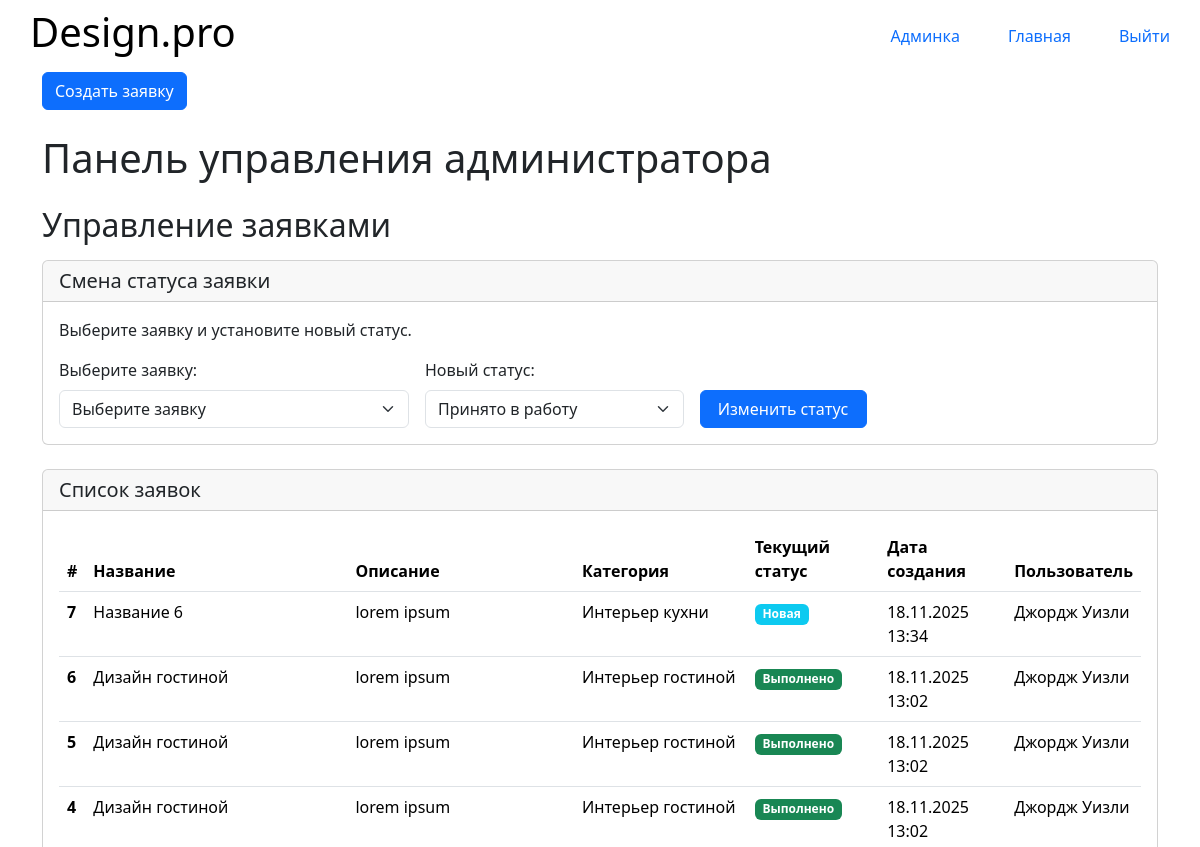
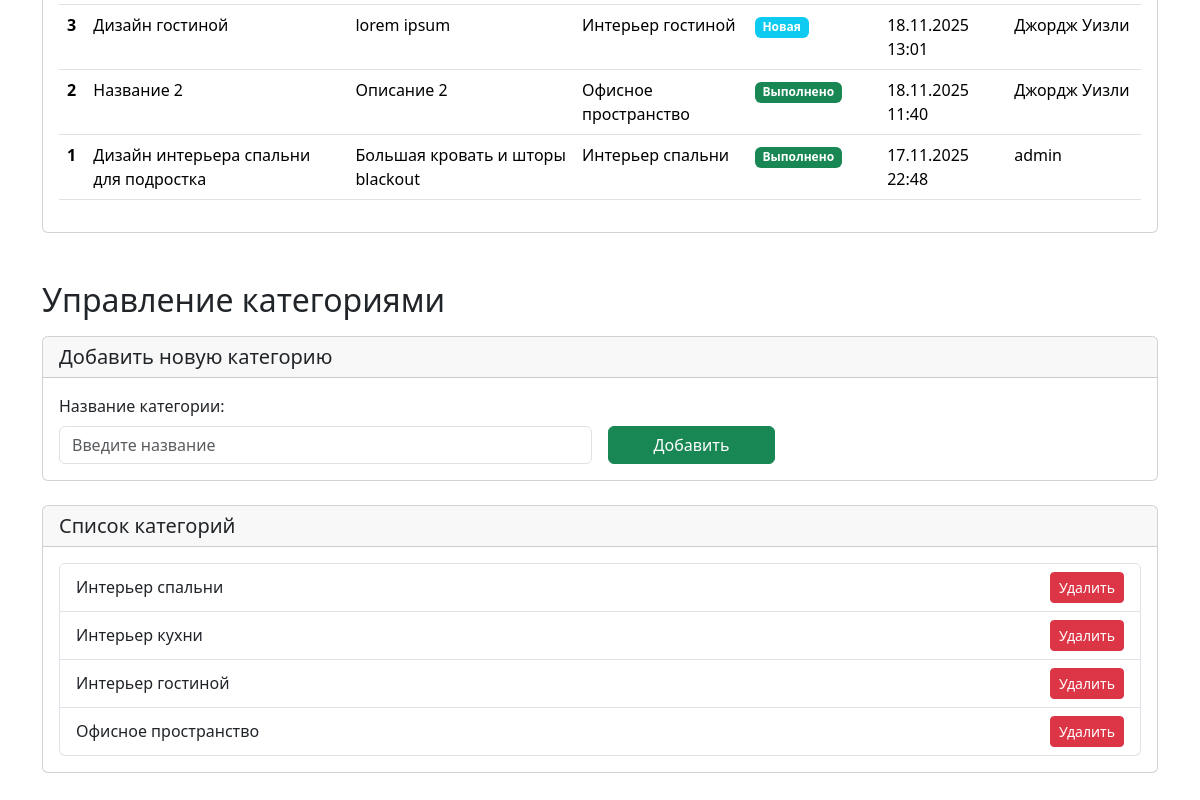
/catalog/admin-panel/ (signed in), run on an earlier commit of the app's database (2 pictures, top to bottom).
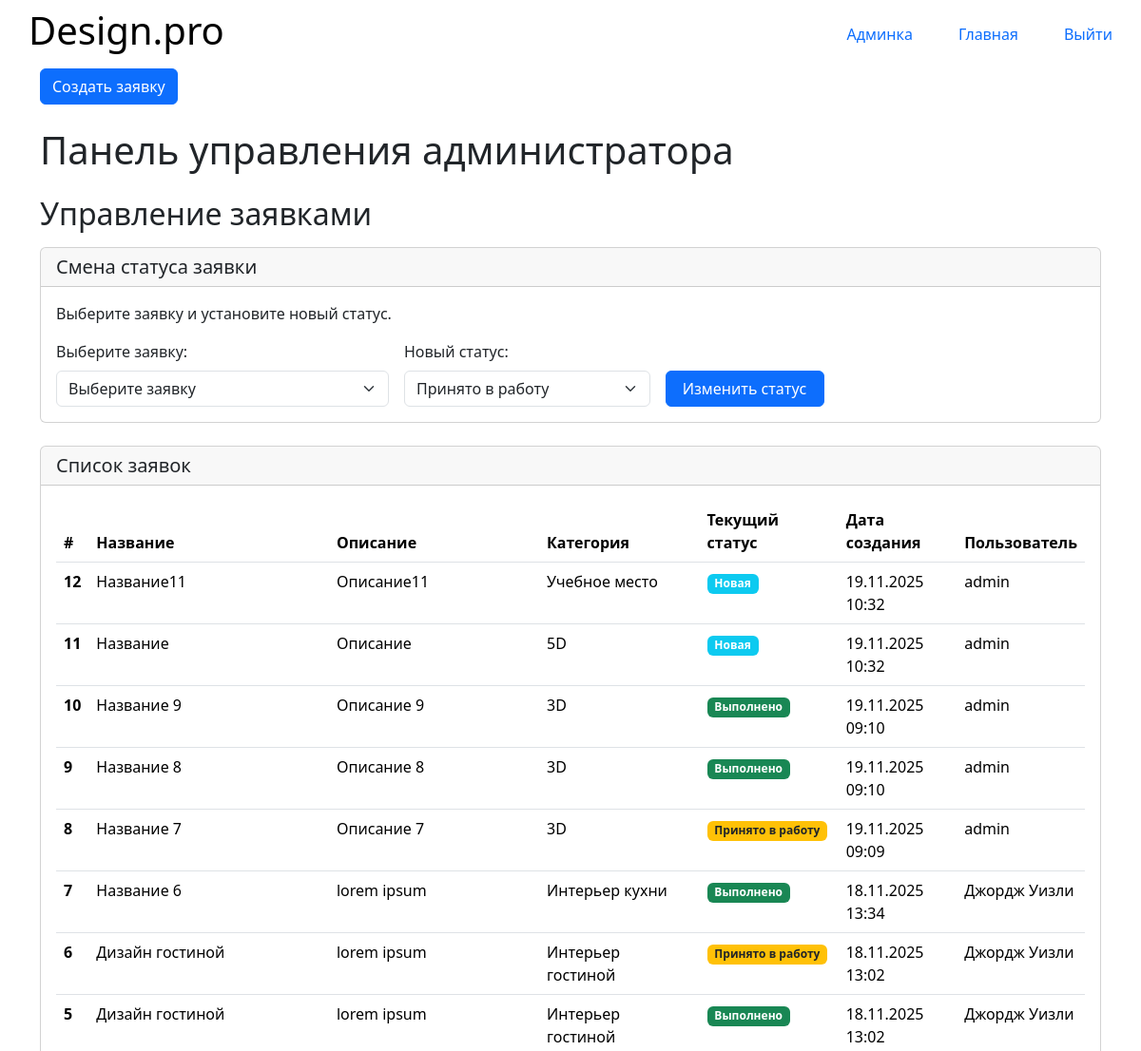
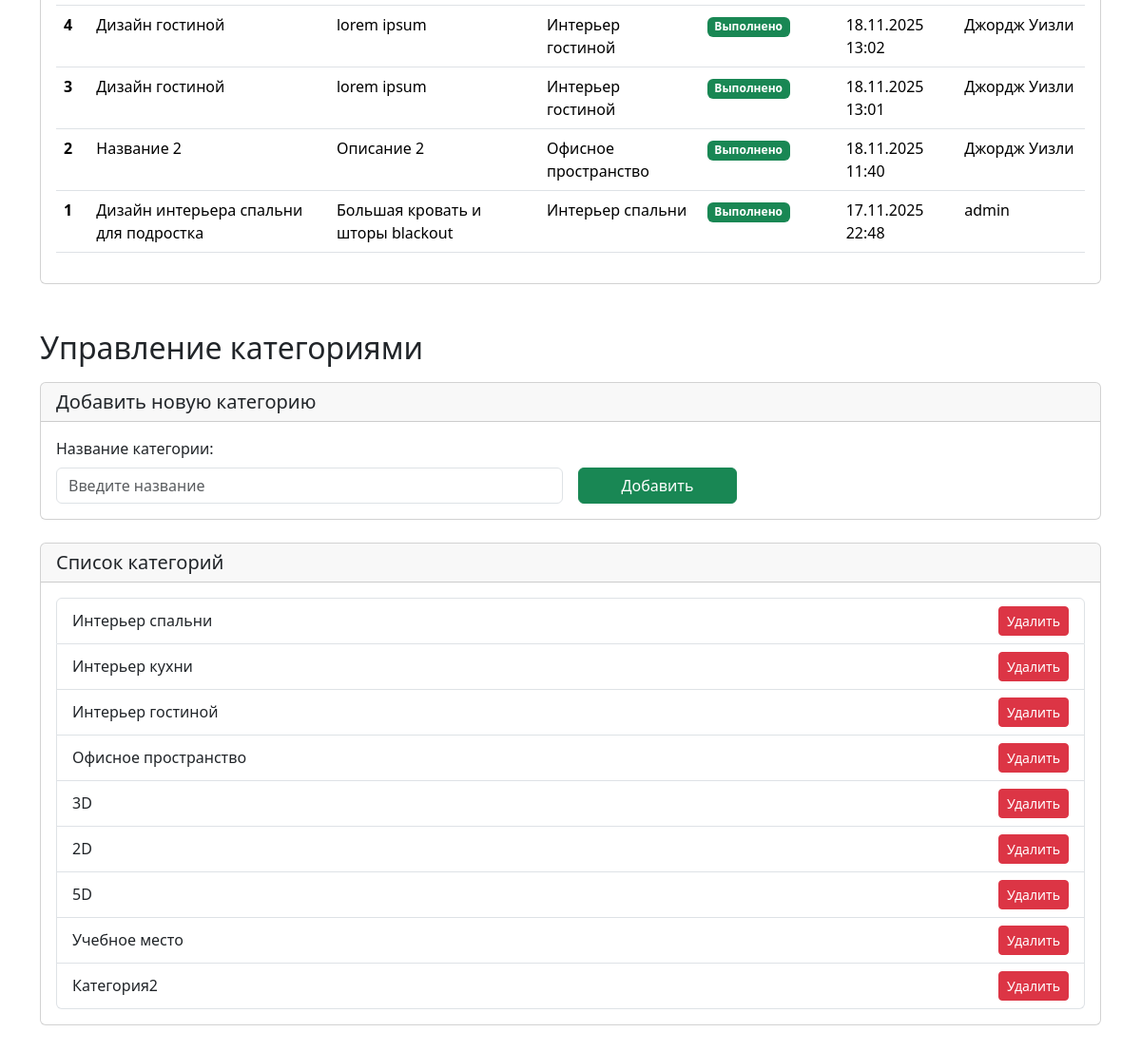
And on a later commit of the database (2 pictures, top to bottom).
### catalog/models.py (models this page shows, shortened)
class Application(models.Model):
    STATUS_CHOICES = [
        ('new', 'Новая'),
        ('in_progress', 'Принято в работу'),
        ('completed', 'Выполнено'),
    ]
    title = models.CharField(verbose_name="Название")
    description = models.TextField()
    category = models.ForeignKey(Category, on_delete=models.SET_NULL, null=True)
    image = models.ImageField(upload_to='applications/', validators=[validate_image])
    status = models.CharField(choices=STATUS_CHOICES, default='new')
    created_at = models.DateTimeField(auto_now_add=True)
    user = models.ForeignKey(User, on_delete=models.CASCADE)

class Category(models.Model):
    name = models.CharField(help_text="Выберите категорию")

class User(AbstractUser):
    first_name = models.CharField(verbose_name='Имя', blank=False)
    last_name = models.CharField(verbose_name='Фамилия', blank=False)
    patronymic = models.CharField(verbose_name='Отчество', blank=False)
    username = models.CharField(verbose_name='Логин', unique=True, blank=False)
    email = models.CharField(verbose_name='Почта', unique=True, blank=False)
    password = models.CharField(verbose_name='Пароль', blank=False)
    USERNAME_FIELD = 'username'

### catalog/views.py (the view)
# urls.py: path('admin-panel/', views.AdminPanel.as_view(), name='admin_panel'),
class AdminPanel(LoginRequiredMixin, TemplateView):
    template_name = 'admin_panel.html'
    def dispatch(self, request, *args, **kwargs):
        if not is_admin(request.user):
            return redirect('index')
        return super().dispatch(request, *args, **kwargs)
    def get_context_data(self, **kwargs):
        context = super().get_context_data(**kwargs)
        context['applications'] = Application.objects.select_related('user', 'category').all().order_by('-created_at')
        context['categories'] = Category.objects.all()
        return context

### catalog/views.py (called while the page is built)
def is_admin(user):
    return user.is_staff

### catalog/templates/admin_panel.html (shortened to what the changed rows need)
{% extends "base.html" %}
{% load django_bootstrap5 %}
{% load static %}
{% block content %}
    <h1 class="my-4">Панель управления администратора</h1>
    <section class="mb-5">
        <h2 class="mb-3">Управление заявками</h2>
        <div class="card mt-4">
            <div class="card-body">
                {% if applications %}
                    <div class="table-responsive">
                        <table class="table table-hover">
                            <thead>
                                <tr>
                                    <th scope="col">#</th>
                                    <th scope="col">Название</th>
                                    <th scope="col">Описание</th>
                                    <th scope="col">Категория</th>
                                    <th scope="col">Текущий статус</th>
                                    <th scope="col">Дата создания</th>
                                    <th scope="col">Пользователь</th>
                                </tr>
                            </thead>
                            <tbody>
                                {% for application in applications %}
                                    <tr>
                                        <th scope="row">{{ application.id }}</th>
                                        <td>{{ application.title }}</td>
                                        <td>{{ application.description|truncatechars:100 }}</td>
                                        <td>{{ application.category.name }}</td>
                                        <td>
                                            <span class="badge {% if application.status == 'new' %}bg-info{% elif application.status == 'in_progress' %}bg-warning text-dark{% elif application.status == 'completed' %}bg-success{% else %}bg-secondary{% endif %}">
                                                {{ application.get_status_display }}
                                            </span>
                                        </td>
                                        <td>{{ application.created_at|date:"d.m.Y H:i" }}</td>
                                        <td>{{ application.user.get_full_name|default:application.user.username }}</td>
                                    </tr>
                                {% endfor %}
                            </tbody>
                        </table>
                    </div>
                {% else %}
                    <p class="text-muted">Заявок нет.</p>
                {% endif %}
            </div>
        </div>
    </section>
    <section class="mb-5">
        <h2 class="mb-3">Управление категориями</h2>
        <div class="card mt-4">
            <div class="card-body">
                {% if categories %}
                    <ul class="list-group">
                        {% for category in categories %}
                            <li class="list-group-item d-flex justify-content-between align-items-center">
                                <span>{{ category.name }}</span>
                                <form method="post" action="{% url 'delete_category' category.id %}" style="display:inline;" onsubmit="return confirm('Вы уверены, что хотите удалить категорию \"{{ category.name }}\"? Все заявки этой категории будут удалены.');">
                                    <button type="submit" class="btn btn-sm btn-danger">Удалить</button>
                                </form>
                            </li>
                        {% endfor %}
                    </ul>
                {% else %}
                    <p class="text-muted">Категорий нет.</p>
                {% endif %}
            </div>
        </div>
    </section>
{% endblock %}

What changed in the data, as far as the page shows it:
added Application: id "12", title "Название11", description "Описание11", category.name "Учебное место", status "Новая", created_at "19.11.2025 10:32", user.get_full_name "admin"
added Application: id "11", title "Название", description "Описание", category.name "5D", status "Новая", created_at "19.11.2025 10:32", user.get_full_name "admin"
added Application: id "10", title "Название 9", description "Описание 9", category.name "3D", status "Выполнено", created_at "19.11.2025 09:10", user.get_full_name "admin"
added Application: id "9", title "Название 8", description "Описание 8", category.name "3D", status "Выполнено", created_at "19.11.2025 09:10", user.get_full_name "admin"
added Application: id "8", title "Название 7", description "Описание 7", category.name "3D", status "Принято в работу", created_at "19.11.2025 09:09", user.get_full_name "admin"
changed Application "Название 6": status "Новая" → "Выполнено"
changed Application id 6: status "Выполнено" → "Принято в работу"
changed Application id 3: status "Новая" → "Выполнено"
added Category: name "3D"
added Category: name "2D"
added Category: name "5D"
added Category: name "Учебное место"
added Category: name "Категория2"
